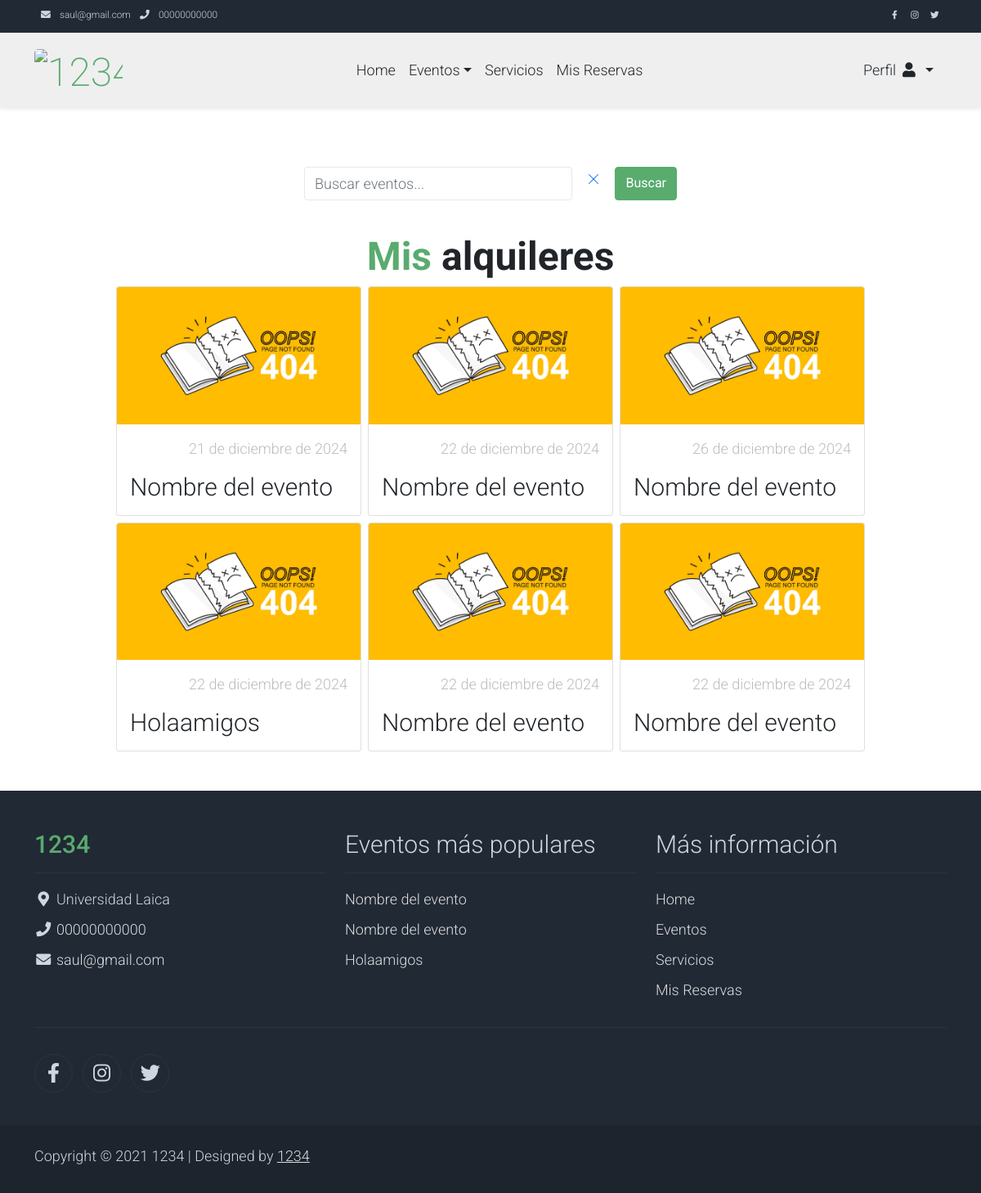
/alquileres/ (signed in), run on the app's committed database.
### negocio/models.py (models this page shows, shortened)
class ConfiguracionNegocio(models.Model):
    class Meta:
        verbose_name = "Configuración del Negocio"
        verbose_name_plural = "Configuraciones del Negocio"
    nombre = models.CharField(max_length=100, verbose_name="Nombre")
    logo = CloudinaryField("Logo", blank=True, null=True)
    direccion = models.CharField(max_length=200, verbose_name="Dirección")
    correo = models.EmailField(verbose_name="Correo Electrónico")
    telefono = models.CharField(max_length=15, verbose_name="Teléfono")
    pagina_web = models.URLField(blank=True, null=True, verbose_name="Página Web")
    red_social_facebook = models.URLField(
        blank=True, null=True, verbose_name="Red Social Facebook"
    )
    red_social_x = models.URLField(blank=True, null=True, verbose_name="Red Social X")
    red_social_instagram = models.URLField(
        blank=True, null=True, verbose_name="Red Social Instagram"
    )
    nombre_banco = models.CharField(max_length=50, verbose_name="Nombre del Banco")
    tipo_cuenta = models.CharField(max_length=20, verbose_name="Tipo de Cuenta")
    numero_cuenta = models.CharField(max_length=20, verbose_name="Número de Cuenta")
    objects = ConfiguracionNegocioManager()

### alquileres/models/alquiler.py (models this page shows, shortened)
class Alquiler(models.Model):
    class Meta:
        verbose_name = "Alquiler"
        verbose_name_plural = "Alquileres"
    ESTADO_ALQUILER_CHOICES = [
        ("pendiente", "Pendiente"),
        ("confirmado", "Confirmado"),
        ("completado", "Completado"),
        ("cancelado", "Cancelado"),
    ]
    cliente = models.ForeignKey(User, on_delete=models.CASCADE, verbose_name="Cliente")
    evento = models.ForeignKey(Evento, on_delete=models.CASCADE, verbose_name="Evento")
    fecha_alquiler = models.DateField(verbose_name="Fecha de reserva")
    fecha_creacion = models.DateField(
        auto_now_add=True, verbose_name="Fecha de Creación"
    )
    hora_inicio_alquiler = models.TimeField(
        verbose_name="Hora de Inicio de reserva"
    )
    hora_fin_planificada_alquiler = models.TimeField(
        verbose_name="Hora Fin Planificada de reserva"
    )
    hora_fin_real_alquiler = models.TimeField(
        null=True, blank=True, verbose_name="Hora Fin Real de reserva"
    )
    calificacion_dueno = models.OneToOneField(
        "CalificacionAlquiler",
        on_delete=models.CASCADE,
        related_name="calificacion_dueno",
        null=True,
        blank=True,
        verbose_name="Calificación del Dueño",
    )
    calificacion_cliente = models.OneToOneField(
        "CalificacionAlquiler",
        on_delete=models.CASCADE,
        related_name="calificacion_cliente",
        null=True,
        blank=True,
        verbose_name="Calificación del Cliente",
    )
    observacion = models.CharField(
        max_length=500, blank=True, default="", verbose_name="Observación"
    )
    cantidad_anticipo = models.FloatField(
        default=0.0, verbose_name="Cantidad de Anticipo"
    )
    promociones = models.ManyToManyField(
        Promocion, blank=True, related_name="alquileres", verbose_name="Promociones"
    )
    estado_de_alquiler = models.CharField(
        max_length=20,
        choices=ESTADO_ALQUILER_CHOICES,
        default="pendiente",
        verbose_name="Estado de reserva",
    )
    codigo_confirmacion = models.CharField(
        max_length=10, blank=True, default="", verbose_name="Código de Confirmación"
    )
    correo_electronico_verificado = models.BooleanField(
        default=False, verbose_name="Correo Electrónico Verificado"
    )

### eventos/models/evento.py (models this page shows, shortened)
class Evento(models.Model):
    class Meta:
        verbose_name = 'Evento'
        verbose_name_plural = 'Eventos'
    nombre = models.CharField(max_length=100, default='Nombre del evento', verbose_name='Nombre')
    descripcion = models.CharField(max_length=500, default='Descripción del evento', verbose_name='Descripción')
    valor_referencial = models.FloatField(default=0.0, verbose_name='Valor Referencial')
    numero_horas_permitidas = models.IntegerField(default=0, verbose_name='Número de Horas Permitidas')
    valor_extra_hora = models.FloatField(default=0.0, verbose_name='Valor Extra por Hora')
    tipo_evento = models.ForeignKey(TipoEvento, on_delete=models.CASCADE, verbose_name='Tipo de Evento')

### alquileres/views.py (the view)
# urls.py: path("", views.alquileres, name="alquileres"),
def alquileres(request):
    query = request.GET.get("query", "")
    if not request.user.is_superuser:
        alquileres = Alquiler.objects.filter(cliente=request.user)
    else:
        alquileres = Alquiler.objects.filter()
    if query:
        alquileres = alquileres.filter(
            Q(cliente__username__icontains=query)
            | Q(evento__nombre__icontains=query)
            | Q(observacion__icontains=query)
        )
    queryset = []
    for alquiler in alquileres:
        primera_foto = alquiler.fotos.first()
        if primera_foto:
            imagen_url = primera_foto.foto.url
        else:
            imagen_url = None
        queryset.append(
            {
                "alquiler": alquiler,
                "imagen_url": imagen_url,
            }
        )
    return render(request, "alquileres/alquileres.html", {"alquileres": queryset})

### core/contex_processors.py (called while the page is built)
def configuracion_negocio_context(request):
    return {"configuracion_negocio": ConfiguracionNegocio.objects.first()}

def eventos_mas_gustados_context(request):
    eventos_mas_gustados = Evento.objects.annotate(
        promedio_calificacion=Avg("calificacion_evento__calificacion")
    ).order_by("-promedio_calificacion")[:5]
    return {"eventos_mas_gustados": eventos_mas_gustados}

### alquileres/templates/alquileres/alquileres.html (shortened to what this page needs)
{% extends 'alquileres/layout/base.html' %}
{% load static %}
{% block content %}
    <section class="py-5">
        {% include 'core/components/utils/busqueda.html' with link='alquileres:alquileres' %}
        <div class="container" style="width: 100%;">
            {% if request.user.is_superuser %}
                {% include 'core/components/utils/title.html' with titulo="Todos los" texto="alquileres" %}
            {% else %}
                {% include 'core/components/utils/title.html' with titulo="Mis" texto="alquileres" %}
            {% endif %}
            <div class="d-flex flex-wrap gap-2 justify-content-center align-items-center">
                {% if alquileres %}
                    {% for alquiler_item in alquileres %}
                        {% include 'core/components/utils/card.html' with  nombre=alquiler_item.alquiler.evento.nombre descripcion=alquiler_item.alquiler.observacion valor_referencial=alquiler_item.alquiler.fecha_alquiler imagen_url=alquiler_item.imagen_url id_item=alquiler_item.alquiler.id link_url='alquileres:alquiler_detalle' %}
                    {% endfor %}
                {% endif %}
            </div>
        </div>
    </section>
{% endblock %}

### core/templates/core/components/layout/nav.html
<nav class="navbar navbar-expand-lg bg-dark navbar-light d-none d-lg-block"
     id="templatemo_nav_top">
    <div class="container text-light">
        <div class="w-100 d-flex justify-content-between">
            <div>
                <i class="fa fa-envelope mx-2"></i>
                <a class="navbar-sm-brand text-light text-decoration-none"
                   href="mailto:info@company.com">{{ configuracion_negocio.correo }}</a>
                <i class="fa fa-phone mx-2"></i>
                <a class="navbar-sm-brand text-light text-decoration-none"
                   href="tel:010-020-0340">{{ configuracion_negocio.telefono }}</a>
            </div>
            <div>
                <a class="text-light"
                   href="{% if configuracion_negocio.pagina_web %}{{ configuracion_negocio.red_social_facebook }}{% else %}# {% endif %}"
                   target="_blank"
                   rel="sponsored"><i class="fab fa-facebook-f fa-sm fa-fw me-2"></i></a>
                <a class="text-light"
                   href="{% if configuracion_negocio.red_social_instagram %}{{ configuracion_negocio.red_social_instagram }}{% else %}# {% endif %}"
                   target="_blank"><i class="fab fa-instagram fa-sm fa-fw me-2"></i></a>
                <a class="text-light"
                   href="{% if configuracion_negocio.red_social_x %}{{ configuracion_negocio.red_social_x }}{% else %}# {% endif %}"
                   target="_blank"><i class="fab fa-twitter fa-sm fa-fw me-2"></i></a>
            </div>
        </div>
    </div>
</nav>

### core/templates/core/components/utils/card.html (shortened to what this page needs)
{% load static %}
<div class="card" style="width: 100%; max-width: 300px; ">
    <a href="{% url link_url id_item %}">
        <img width="100%"
             src="{% if imagen_url %}{{ imagen_url }}{% else %}{% static 'img/404.jpg' %}{% endif %}"
             class="card-img-top"
             alt="...">
    </a>
    <div class="card-body">
        <ul class="list-unstyled d-flex justify-content-between">
            <li class="text-muted text-right">{{ valor_referencial }}</li>
        </ul>
        <a href="{% url link_url id_item %}"
           class="h2 text-decoration-none text-dark">{{ nombre }}</a>
    </div>
</div>

### core/templates/core/components/layout/footer.html (shortened to what this page needs)
{% load static %}
<footer class="bg-dark" id="tempaltemo_footer">
    <div class="container">
        <div class="row">
            <div class="col-md-4 pt-5">
                <h2 class="h2 text-success border-bottom pb-3 border-light logo">{{ configuracion_negocio.nombre }}</h2>
                <ul class="list-unstyled text-light footer-link-list">
                    <li>
                        <i class="fas fa-map-marker-alt fa-fw"></i>
                        {{ configuracion_negocio.direccion }}
                    </li>
                    <li>
                        <i class="fa fa-phone fa-fw"></i>
                        <a class="text-decoration-none" href="tel:{{ configuracion_negocio.telefono }}">{{ configuracion_negocio.telefono }}</a>
                    </li>
                    <li>
                        <i class="fa fa-envelope fa-fw"></i>
                        <a class="text-decoration-none" href="mailto:{{ configuracion_negocio.correo }}">{{ configuracion_negocio.correo }}</a>
                    </li>
                </ul>
            </div>
            <div class="col-md-4 pt-5">
                <h2 class="h2 text-light border-bottom pb-3 border-light">Eventos más populares</h2>
                <ul class="list-unstyled text-light footer-link-list">
                    {% for evento in eventos_mas_gustados %}
                        <li>
                            <a class="text-decoration-none" href="{% url 'eventos:evento_detalle' evento.id %}">{{ evento.nombre }}</a>
                        </li>
                    {% endfor %}
                </ul>
            </div>
            <div class="col-md-4 pt-5">
                <h2 class="h2 text-light border-bottom pb-3 border-light">Más información</h2>
                <ul class="list-unstyled text-light footer-link-list">
                    <li>
                        <a class="text-decoration-none" href="{% url 'core:home' %}">Home</a>
                    </li>
                    <li>
                        <a class="text-decoration-none" href="{% url 'eventos:eventos' %}">Eventos</a>
                    </li>
                    <li>
                        <a class="text-decoration-none" href="{% url 'servicios:servicios' %}">Servicios</a>
                    </li>
                    <li>
                        <a class="text-decoration-none" href="{% url 'alquileres:alquileres' %}">
                            {% if request.user.is_superuser %}
                                Reservas de eventos
                            {% else %}
                                Mis Reservas
                            {% endif %}
                        </a>
                    </li>
                </ul>
            </div>
        </div>
        <div class="row text-light mb-4">
            <div class="col-12 mb-3">
                <div class="w-100 my-3 border-top border-light"></div>
            </div>
            <div class="col-auto me-auto">
                <ul class="list-inline text-left footer-icons">
                    <li class="list-inline-item border border-light rounded-circle text-center">
                        <a class="text-light text-decoration-none"
                           target="_blank"
                           href="{% if configuracion_negocio.red_social_facebook %}{{ configuracion_negocio.red_social_facebook }}{% else %}# {% endif %}">
                            <i class="fab fa-facebook-f fa-lg fa-fw"></i>
                        </a>
                    </li>
                    <li class="list-inline-item border border-light rounded-circle text-center">
                        <a class="text-light text-decoration-none"
                           target="_blank"
                           href="{% if configuracion_negocio.red_social_instagram %}{{ configuracion_negocio.red_social_instagram }}{% else %}# {% endif %}">
                            <i class="fab fa-instagram fa-lg fa-fw"></i>
                        </a>
                    </li>
                    <li class="list-inline-item border border-light rounded-circle text-center">
                        <a class="text-light text-decoration-none"
                           target="_blank"
                           href="{% if configuracion_negocio.red_social_x %}{{ configuracion_negocio.red_social_x }}{% else %}# {% endif %}">
                            <i class="fab fa-twitter fa-lg fa-fw"></i>
                        </a>
                    </li>
                </ul>
            </div>
        </div>
    </div>
    <div class="w-100 bg-black py-3">
        <div class="container">
            <div class="row pt-2">
                <div class="col-12">
                    <p class="text-left text-light">
                        Copyright &copy; 2021 {{ configuracion_negocio.nombre }}
                        | Designed by <a rel="sponsored" href="https://templatemo.com" target="_blank">{{ configuracion_negocio.nombre }}</a>
                    </p>
                </div>
            </div>
        </div>
    </div>
</footer>

### static/css/templatemo.css (style rules this page uses)
body, ul, li, p, a, label, input, div { font-family: 'Roboto', sans-serif; font-size: 18px !important; font-weight: 300 !important; }
.h2 { font-family: 'Roboto', sans-serif; font-size: 30px !important; font-weight: 300; }
.logo { font-weight: 500 !important; }
.text-muted { color: #bcbcbc !important; }
.text-success { color: #59ab6e !important; }
.text-light { color: #cfd6e1 !important; }
.bg-dark { background-color: #212934 !important; }
.bg-black { background-color: #1d242d !important; }
#templatemo_nav_top { min-height: 40px; }
#templatemo_nav_top * { font-size: .9em !important; }
#tempaltemo_footer a { color: #dcdde1; }
#tempaltemo_footer ul.footer-link-list li { padding-top: 10px; }
#tempaltemo_footer ul.footer-icons li { width: 2.6em; height: 2.6em; line-height: 2.6em; }
#tempaltemo_footer .border-light { border-color: #2d343f !important; }

### data on the page
ConfiguracionNegocio: correo "saul@gmail.com", telefono "00000000000", nombre "1234", direccion "Universidad Laica"
Alquiler: fecha_alquiler "21 de diciembre de 2024"
Evento: nombre "Nombre del evento"
Alquiler: fecha_alquiler "22 de diciembre de 2024"
Alquiler: fecha_alquiler "26 de diciembre de 2024"
Alquiler: fecha_alquiler "22 de diciembre de 2024"
Evento: nombre "Holaamigos"
Alquiler: fecha_alquiler "22 de diciembre de 2024"
Alquiler: fecha_alquiler "22 de diciembre de 2024"
Evento: nombre "Nombre del evento"

### other printed values
{{ titulo }} "Mis"
{{ texto }} "alquileres"
